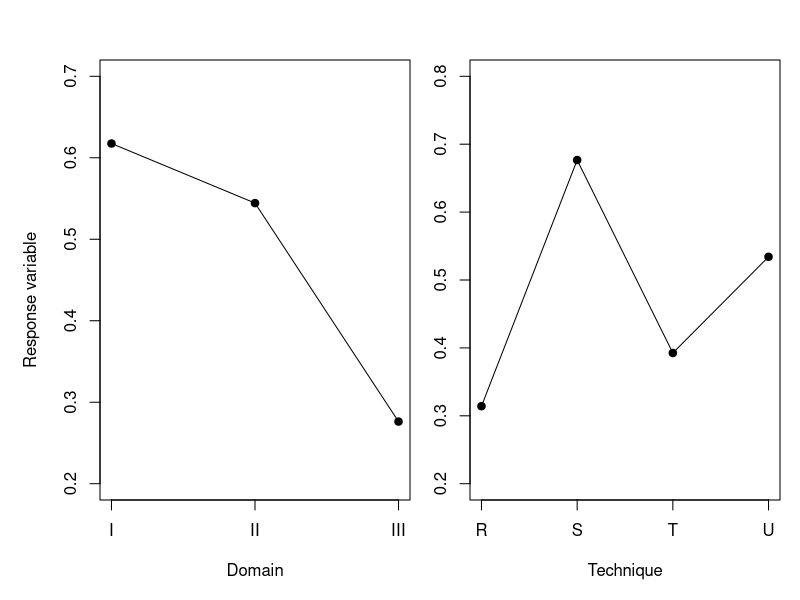
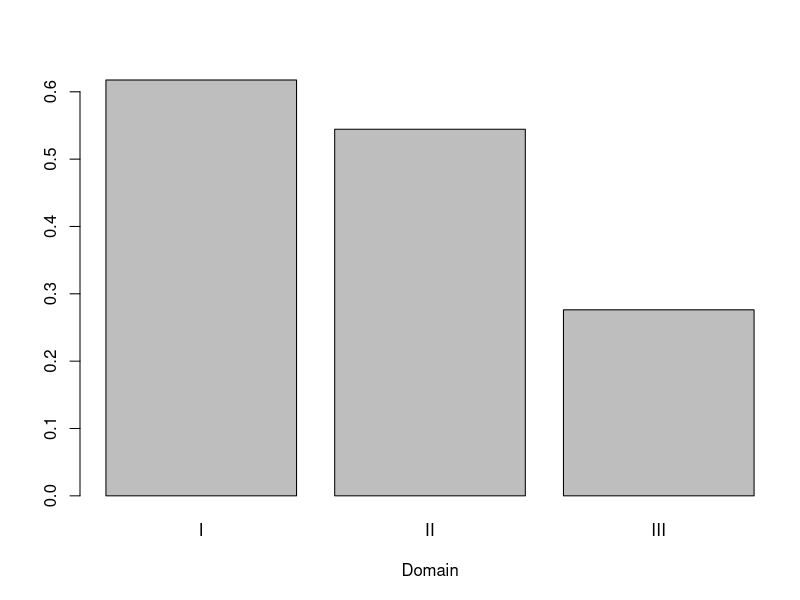
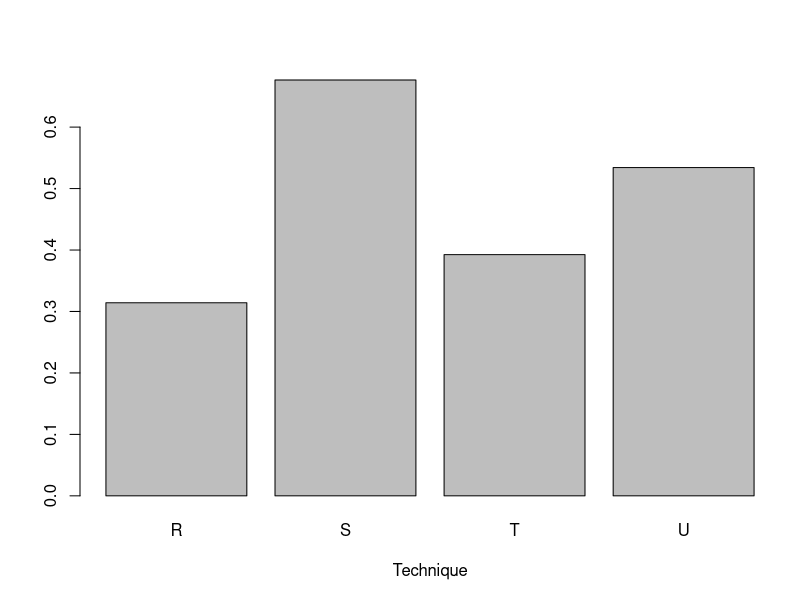
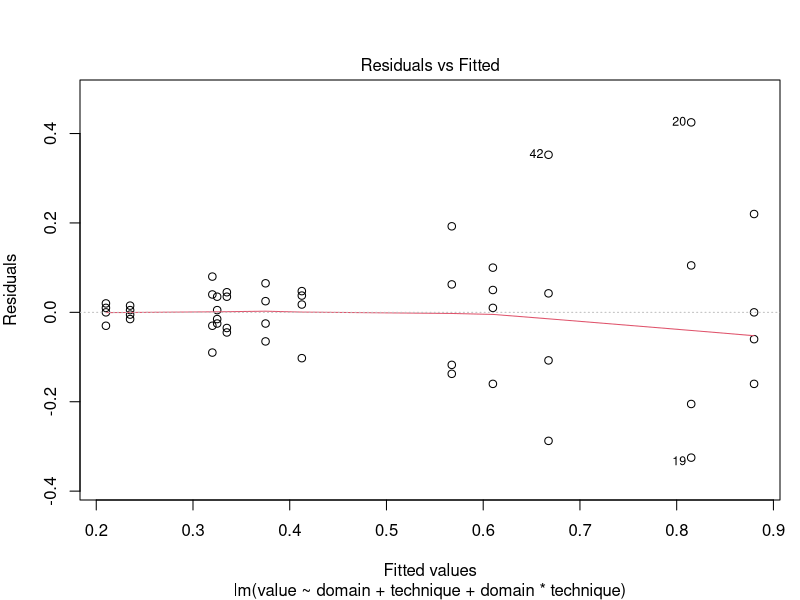
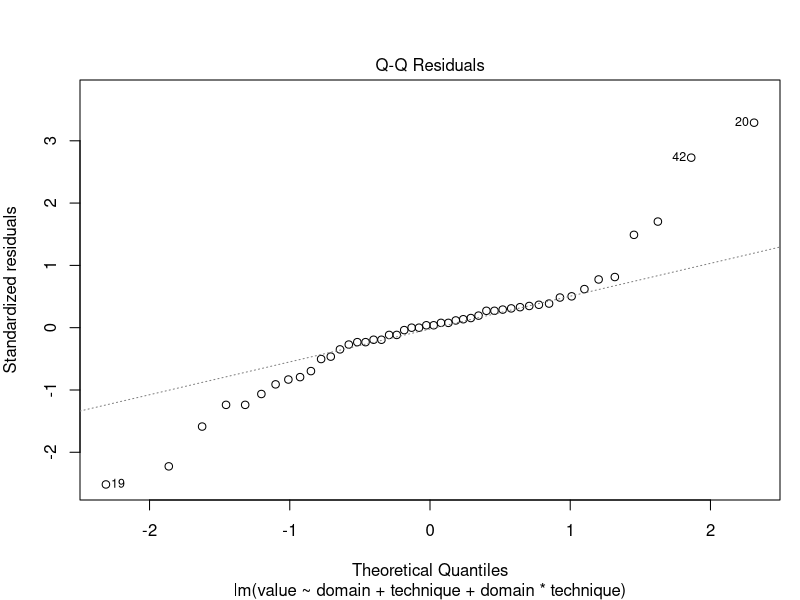
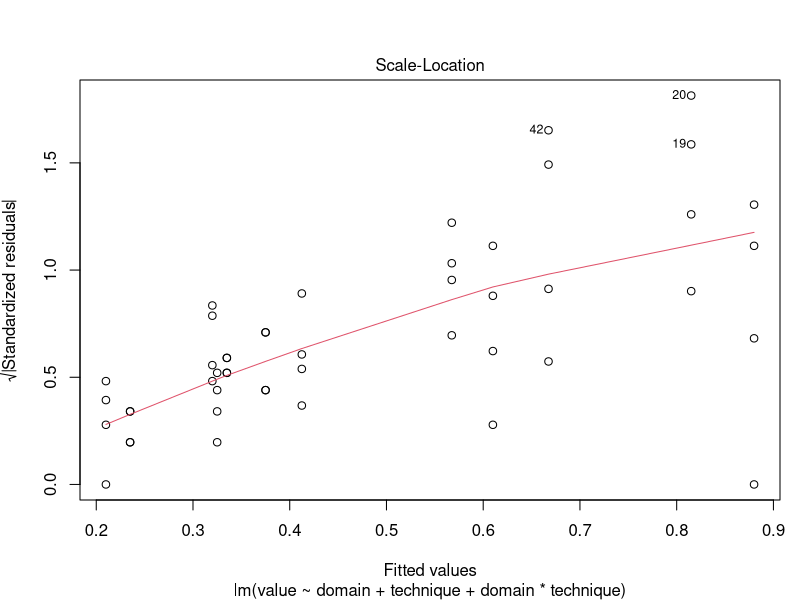
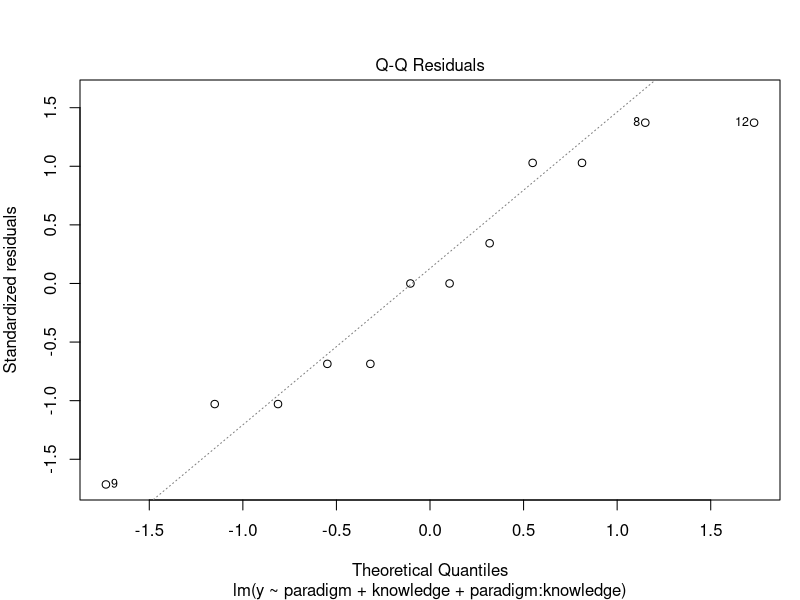
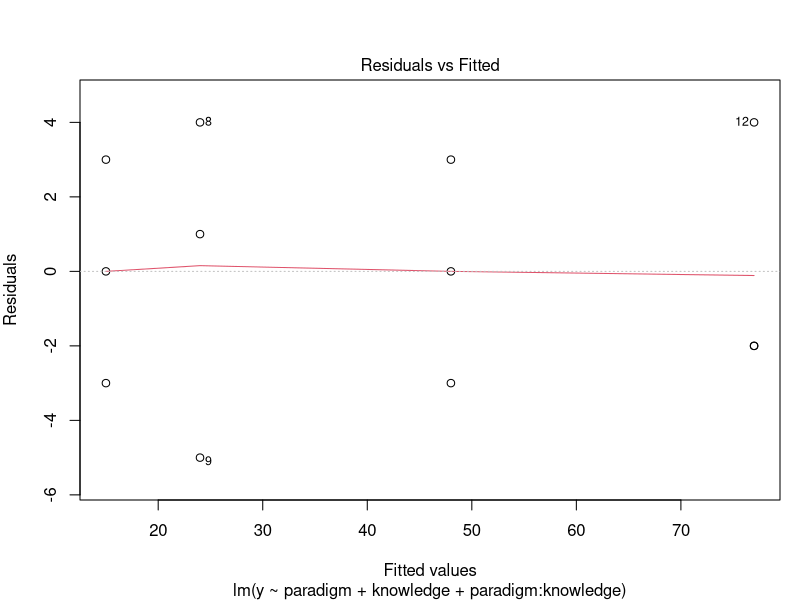

Reproduce these figures in R, in order. (Note: this script raises an error after producing the figures.)
####################
#### CHAPTER 10 ####
####################

##########
## 10.2 ##
##########

(factorial <- data.frame(technique = rep(c("R", "S", "T", "U"), each = 12),
                        domain = rep(c("I", "II", "III"), each = 4, times = 4),
                        value = c(0.31, 0.45, 0.46, 0.43,   0.36, 0.29, 0.40, 0.23,   0.22, 0.21, 0.18, 0.23,
                                  0.82, 1.10, 0.88, 0.72,   0.92, 0.61, 0.49, 1.24,   0.30, 0.37, 0.38, 0.29,
                                  0.43, 0.45, 0.63, 0.76,   0.44, 0.35, 0.31, 0.40,   0.23, 0.25, 0.24, 0.22,
                                  0.45, 0.71, 0.66, 0.62,   0.56, 1.02, 0.71, 0.38,   0.30, 0.36, 0.31, 0.33)))

#############################################
# 10.2.1 Identifying the Mathematical Model #
#############################################

model1 <- lm(value ~ domain + technique + domain*technique, data = factorial)
summary(model1)

## How to interpret model summary output:
## The estimate for the first row in the model summary output is the estimated
# value of domain I, technique R. Notice it is the same value (except with more
# significant figures) as the value in the first row, first column of table 10.2
# in the book. Each subsequent row in this summary table is in reference to
# the baseline or 'Intercept' -- which is technique R, domain I. The second row,
# domainII, is the effect of using domain II on technique R. In this case, the estimate
# for domain II for technique R is 0.09250 LESS (because negative) than the estimated
# value for domain I, technique R. To get the actual estimate for domain II,
# technique R, add the second model coefficient to the first:
coefficients(model1)[1] + coefficients(model1)[2]

# To get the estimated value for domian III, technique R, add the third model
# coefficient to the baseline:
coefficients(model1)[1] + coefficients(model1)[3]

# The fourth row in the model summary output is 'techniqueS', which is the
# effect of technique S on domain I (remember domain I is part of the
# baseline condition):
coefficients(model1)[1] + coefficients(model1)[4]

# Domain I, technique T:
coefficients(model1)[1] + coefficients(model1)[5]

# Domain I, technique U:
coefficients(model1)[1] + coefficients(model1)[6]

# In order to change both the domain AND the technique from the baseline,
# we have to start adding multiple lines to the baseline. To calculate the
# estimated value for domain II, technique S, we add coefficient 4 to change
# technique R to technique S and then we add the 7th line, which is the alteration
# to change domain I to domain II for technique S:
coefficients(model1)[1] + coefficients(model1)[4] + coefficients(model1)[7]

# Domain III, technique S:
coefficients(model1)[1] + coefficients(model1)[4] + coefficients(model1)[8]

# Domain II, technique T:
coefficients(model1)[1] + coefficients(model1)[5] + coefficients(model1)[9]

# Domain III, technique T:
coefficients(model1)[1] + coefficients(model1)[5] + coefficients(model1)[10]

# Domain II, technique U:
coefficients(model1)[1] + coefficients(model1)[6] + coefficients(model1)[11]

# Domain III, technique U:
coefficients(model1)[1] + coefficients(model1)[6] + coefficients(model1)[12]

#############################################################
# 10.2.2 Calculating the Variation in the Response Variable #
#############################################################
anova(model1)

## In the anova table output, the Sum Sq value for domain (row 1, column 2)
# is SSA in the book. Sum Sq value for technique (row2, column 2) is SSB.
# Sum Sq for domain:technique is SSAB, and the last row, Residuals is SSE.
# SST can be found by add all Sum Sq:
(sst <- sum(anova(model1)$"Sum Sq"))

## Percentage varitions in response due to each factor and foactor interactions:
# Domain
anova(model1)$"Sum Sq"[1]/sst * 100

# Technique
anova(model1)$"Sum Sq"[2]/sst * 100

# Domain:Technique
anova(model1)$"Sum Sq"[3]/sst * 100

# Error
anova(model1)$"Sum Sq"[4]/sst * 100


####################################################################################
# 10.2.3 Statistical Significance of the Variation Due to Factors and Interactions #
####################################################################################
anova(model1)

## See statistical significance in the last column ('Pr(>F)') of the anova table

#################################################################
# 10.2.4 Recommendations on the Best Alternative of Each Factor #
#################################################################

## PLOTTING

dImean <- mean(subset(factorial, domain == "I")$value)
dIImean <- mean(subset(factorial, domain == "II")$value)
dIIImean <- mean(subset(factorial, domain == "III")$value)

tRmean <- mean(subset(factorial, technique == "R")$value)
tSmean <- mean(subset(factorial, technique == "S")$value)
tTmean <- mean(subset(factorial, technique == "T")$value)
tUmean <- mean(subset(factorial, technique == "U")$value)


## Figure 10.1 ##
par(mfrow = c(1,2), mar = c(5,2,3,1), oma = c(0,3,0,0))
plot(y = c(dImean, dIImean, dIIImean),
     x = c(1:3),
     type = "o",
     pch = 19,
     xlab = "Domain",
     xaxt = "n",
     ylim = c(0.2, 0.7))
axis(side = 1, at = c(1,2,3), labels = c("I", "II", "III"))
plot(y = c(tRmean, tSmean, tTmean, tUmean),
     x = c(1:4),
     type = "o",
     pch = 19,
     xlab = "Technique",
     xaxt = "n",
     ylim = c(0.2, 0.8))
axis(side = 1, at = c(1,2,3,4), labels = c("R", "S", "T", "U"))
mtext("Response variable", side = 2, outer = T, line = 1)
par(mfrow = c(1,1), mar = c(5,4,4,1), oma = c(0,0,0,0))

## Alternative:
## Use a barplot in R when looking at factors. This simplifies the plotting code:
# (The default plot in R is a scatterplot, which is meant for 2 numeric variables)
barplot(height = c(dImean, dIImean, dIIImean),
        names.arg = c("I", "II", "III"),
        xlab = "Domain")
barplot(height = c(tRmean, tSmean, tTmean, tUmean),
        names.arg = c("R", "S", "T", "U"),
        xlab = "Technique")

#################################
# 10.2.5 Testing Model Validity #
#################################

## Figure 10.2 ##
plot(model1, which = 1)

plot(model1, which = 2)

plot(model1, which = 3)

##########################################################################
## 10.3 ANALYSIS FOR FACTORIAL DESIGNS WITH TWO ALTERNATIVES PER FACTOR ##
##########################################################################

#############################################
# 10.3.1 Analysis for 2^2 Factorial Designs #
#############################################

factorial2 <- data.frame(paradigm = c(rep("new", times = 3),
                                      rep("oo",times = 3),
                                      rep("new", times = 3),
                                      rep("oo", times= 3)),
                         knowledge = c(rep("with",times = 6),
                                       rep("without", times = 6)),
                         y = c(15, 18, 12,
                               45, 48, 51,
                               25, 28, 19,
                               75, 75, 81))

## 10.3.1.1 Identification of Mathematical Model ##
model2 <- lm(y ~ paradigm + knowledge + paradigm:knowledge, data = factorial2)

## Looking at the summary and anova tables gives us the estimates,
# R-squared of the model, sums of squares, F-values, p-values, etc.
summary(model2)

anova(model2)

### THE BOOK METHOD ###

# The following code builds a new data table for this analysis using
# the information from table 10.7
factorial2.2 <- factorial2
names(factorial2.2) <- c("A", "B", "y")
factorial2.2$alternativeA <- c(rep(-1, times = 3), rep(1, times = 3), rep(-1, times = 3), rep(1, times = 3))
factorial2.2$alternativeB <- c(rep(-1, times = 6), rep(1, times = 6))
factorial2.2

# Substituting the values of the coefficients:

## First find the mean of each treatment replication to be used in the contrast equation:
(y1_bar <- mean(subset(factorial2.2, alternativeA == -1 & alternativeB == -1)$y))
(y2_bar <- mean(subset(factorial2.2, alternativeA == 1 & alternativeB == -1)$y))
(y3_bar <- mean(subset(factorial2.2, alternativeA == -1 & alternativeB == 1)$y))
(y4_bar <- mean(subset(factorial2.2, alternativeA == 1 & alternativeB == 1)$y))

factorial2.2$trtMean <- c(rep(y1_bar, times = 3),
                          rep(y2_bar, times = 3),
                          rep(y3_bar, times = 3),
                          rep(y4_bar, times = 3))


(C0 <- 1/4 * (y1_bar + y2_bar + y3_bar + y4_bar))
(CA <- 1/4 * (-y1_bar + y2_bar - y3_bar + y4_bar))
(CB <- 1/4 * (-y1_bar - y2_bar + y3_bar + y4_bar))
(CAB <- 1/4 * (y1_bar - y2_bar - y3_bar + y4_bar))

## Sign Table
sign <- data.frame(I = rep(1, times = 4),
                   A = c(-1, 1, -1, 1),
                   B = c(-1, -1, 1, 1),
                   AB = c(1, -1, -1, 1),
                   yBar = c(y1_bar, y2_bar, y3_bar, y4_bar))

# Total
sum(sign$I * sign$yBar)
sum(sign$A * sign$yBar)
sum(sign$B * sign$yBar)
sum(sign$AB * sign$yBar)

# Total/Divisor
sum(sign$I * sign$yBar)/(2^2)
sum(sign$A * sign$yBar)/((2^2)/2)
sum(sign$B * sign$yBar)/((2^2)/2)
sum(sign$AB * sign$yBar)/((2^2)/2)

# Regression Coefficients (Divide the treatment by 2):
(sum(sign$I * sign$yBar)/(2^2))
(sum(sign$A * sign$yBar)/((2^2)/2))/2
(sum(sign$B * sign$yBar)/((2^2)/2))/2
(sum(sign$AB * sign$yBar)/((2^2)/2))/2

## 10.3.1.2 Examining residuals to Validate the Model ##
factorial2.2$trtResid <- factorial2.2$y - factorial2.2$trtMean
factorial2.2

## 10.3.1.2.1 Testing for Normal Residual Distribution ##

# The following plot is the STANDARDIZED residuals plotted against the THEORHETICAL quantiles
plot(model2, which = 2)

## 10.3.1.2.2 Testing for Error Independence ##
plot(model2, which = 1)

## 10.3.1.2.3 Testing for Constant Error Variance ##
plot(model2, which = 1)

## 10.3.1.2.4 Testing for Model Additivity ##
max(factorial2.2$y)/min(factorial2.2$y)

### 10.3.1.3 Calculation of the Variation in the Response Variable Due to ###
################# Each Factor, Factor Interactions and Errors ###############

(sst <- sum(anova(model2)$"Sum Sq"))

## Percentage varitions in response due to each factor and factor interactions:
# Paradigm (Factor A)
(ssa <- anova(model2)$"Sum Sq"[1]/sst) * 100

# Knowledge (Facot B)
(ssb <- anova(model2)$"Sum Sq"[2]/sst) * 100

# Paradigm:Knowledge (Factor AB)
(ssab <- anova(model2)$"Sum Sq"[3]/sst) * 100

# Error
(sse <- anova(model2)$"Sum Sq"[4]/sst) * 100

### 10.3.1.4 Calculation of the Statistical Significance of the ###
#### Variation Due to Each Factor and Factor Interactions #########

## last column in anova table shows the p-values:
anova(model2)

## SE(paradigm)
(mse <- sse/((2^2)*(3-1)))
r <- 3
k <- 2

sqrt((1/(3 *(2^(2-2)))) * mse)

sqrt((1/(3*2^(2-2)))*anova(model2)$'Mean Sq'[1])

sqrt((1/(3*2^(2-2)))*anova(model2)$'Mean Sq'[2])

sqrt((1/(3*2^(2-2)))*anova(model2)$'Mean Sq'[3])

sqrt((1/(3*2^(2-2)))*anova(model2)$'Mean Sq'[4])

summary(model2)
confint(model2)

## Recommentations on the Best Alternative of Each Factor
plot(y~paradigm, data = factorial2)
plot(y~knowledge, data = factorial2)

plot(x = c(0,1),
     y = c(mean(subset(factorial2, knowledge == "with" & paradigm == "new")$y),
           mean(subset(factorial2, knowledge == "with" & paradigm == "oo")$y)),
     xlim = c(-0.2,1.2),
     ylim = c(12, 80),
     type = "o",
     xaxt = "n",
     ylab = "Response",
     xlab = "Paradigm")
lines(x = c(0,1),
      y = c(mean(subset(factorial2, knowledge == "without" & paradigm == "new")$y),
            mean(subset(factorial2, knowledge == "without" & paradigm == "oo")$y)),
      type = "o")
axis(1, at =c(0,1), labels = c("new", "oo"))

##############################################
## 10.3.2 Analysis for 2^k Factorial Design ##
##############################################

# *** Analysis using the sign table method as presented in the book
#     will not be demonstrated ***

factorial3 <- data.frame(strategy = rep(rep(c("gamma", "pi"), each = 2), times = 4),
                         size = rep(rep(c("large", "small"), each = 4), times = 2),
                         validationTime = rep(c("long", "short"), each = 8),
                         y = c(59, 61,
                               74, 70,
                               50, 58,
                               69, 67,
                               50, 54,
                               81, 85,
                               46, 44,
                               79, 81)
                         )

model3 <- lm(y ~ strategy*size*validationTime, data = factorial3)
##  By using '*' in the model statement above, R will include all
##  main effects & interactions

summary(model3)

## Note significance for strategy, size, and strategy:validationTime
anova(model3)

## The portion of of variation explained by each factor & its interactions:
(sst <- sum(anova(model3)$"Sum Sq"))

# Strategy
(ssa <- anova(model3)$"Sum Sq"[1]/sst) * 100

# Size
(ssb <- anova(model3)$"Sum Sq"[2]/sst) * 100

# Validation Time
(ssc <- anova(model3)$"Sum Sq"[3]/sst) * 100

# Strategy:Size
(ssab <- anova(model3)$"Sum Sq"[4]/sst) * 100

# Strategy:Validation Time
(ssac <- anova(model3)$"Sum Sq"[5]/sst) * 100

# Size:Validation Time
(ssbc <- anova(model3)$"Sum Sq"[6]/sst) * 100

# Strategy:Size:Validation Time
(ssabc <- anova(model3)$"Sum Sq"[7]/sst) * 100

# Error
(sse <- anova(model3)$"Sum Sq"[8]/sst) * 100

## Plots:
plot(y ~ strategy, data = factorial3)

plot(y ~ size, data = factorial3)

plot(y ~ validationTime, data = factorial3)

#### Figure 10.7 (a)
plot(x = c(rep(1, times = 8), rep (2, times=8)),
     y = c(subset(factorial3, strategy == "gamma")$y,
           subset(factorial3, strategy == "pi")$y),
     xlim = c(0.5, 2.5),
     ylim = c(40,90),
     xaxt = "n",
     xlab = "strategy",
     ylab = "response")
lines(x = c(1,2),
      y = c(mean(subset(factorial3, strategy == "gamma")$y),
            mean(subset(factorial3, strategy == "pi")$y)),
      type = "o",
      col = "violet",
      pch = 19)
axis(side = 1, at = c(1,2), labels = c("gamma", "pi"))

#### Figure 10.7 (b)
plot(x = c(rep(1, times = 8), rep (2, times=8)),
     y = c(subset(factorial3, size == "large")$y,
           subset(factorial3, size == "small")$y),
     xlim = c(0.5, 2.5),
     ylim = c(40,90),
     xaxt = "n",
     xlab = "size",
     ylab = "response")
lines(x = c(1,2),
      y = c(mean(subset(factorial3, size == "large")$y),
            mean(subset(factorial3, size == "small")$y)),
      type = "o",
      col = "red",
      pch = 19)
axis(side = 1, at = c(1,2), labels = c("large", "small"))

#### Figure 10.7 (c)
plot(x = c(rep(1, times = 4), rep (2, times = 4)),
     y = c(subset(factorial3, strategy == "gamma" & validationTime == "long")$y,
           subset(factorial3, strategy == "pi"& validationTime == "long")$y),
     xlim = c(0.5, 3),
     ylim = c(40,90),
     xaxt = "n",
     xlab = "strategy",
     ylab = "response",
     col = "forestgreen")
points(x = c(rep(1, times = 4), rep (2, times = 4)),
       y = c(subset(factorial3, strategy == "gamma" & validationTime == "short")$y,
       subset(factorial3, strategy == "pi"& validationTime == "short")$y),
       col = "dodgerblue")
lines(x = c(1,2),
      y = c(mean(subset(factorial3, strategy == "gamma" & validationTime == "long")$y),
            mean(subset(factorial3, strategy == "pi"& validationTime == "long")$y)),
      type = "o",
      col = "forestgreen",
      pch = 15)
lines(x = c(1,2),
      y = c(mean(subset(factorial3, strategy == "gamma" & validationTime == "short")$y),
            mean(subset(factorial3, strategy == "pi"& validationTime == "short")$y)),
      type = "o",
      col = "dodgerblue",
      pch = 15)
axis(side = 1, at = c(1,2), labels = c("gamma", "pi"))
text(2,
     mean(subset(factorial3, strategy == "pi"& validationTime == "short")$y),
     labels = "short validation time", col = "dodgerblue", pos = 4)
text(2,
     mean(subset(factorial3, strategy == "pi"& validationTime == "long")$y),
     labels = "long validation time", col = "forestgreen", pos = 4)

#############################################################
## 10.4 ANALYSIS FOR FACTORIAL DESIGNS WITHOUT REPLICATION ##
#############################################################

###################################################################
# 10.4.1 Determining the Significance of Factors and Interactions #
###################################################################
factorial4 <- data.frame(developers = rep(c("inhouse", "external"), times = 8),
                         processMaturity = rep(rep(c("high", "low"), each = 2), times = 4),
                         devExperience = rep(rep(c("inexperienced", "experienced"), each = 4), times = 2),
                         complexity = rep(c("difficult", "simple"), each = 8),
                         y = c(45, 71, 48, 65, 68, 60, 80, 65, 43, 100, 45, 104, 75, 86, 70, 96))

## I will show a proceedure similar to the one described in section 10.4.4
# First, look solely at main effects (i.e. no interaction terms in the model)
# determine which main effect doesn't have a large effect on y
model4 <- lm(y ~ developers + processMaturity + devExperience + complexity, data = factorial4)
summary(model4)
## As you can see in the model summary output, processMaturity (factor B) has a very high
#  p-value at 0.69! Thus, we can discount process maturity from a more saturated model which
#  includes interactions:
model4.2 <- lm(y ~ developers*devExperience*complexity, data = factorial4)
summary(model4.2)

plot(y ~ developers, data = factorial4)
plot(y ~ processMaturity, data = factorial4)
plot(y ~ devExperience, data = factorial4)
plot(y ~ complexity, data = factorial4)


###################################
## 10.5 HANDLING UNBALANCED DATA ##
###################################

###########################################
# 10.5.1 Proportional Data: A Simple Case #
###########################################

proportional <-  data.frame(experience = c(rep(">1yr", times = 10),
                                           rep("1yr", times = 5),
                                           rep("inexp", times = 5)),
                            inheretance = c(rep(c("3L", "2L"), each = 4), "1L", "1L",
                                            rep(c("3L", "2L"), each = 2), "1L",
                                            rep(c("3L", "2L"), each = 2), "1L"),
                            time = c(130, 155, 74, 180,
                                     34, 40, 80, 75,
                                     70, 58,
                                     159, 126,
                                     136, 115,
                                     45,
                                     138, 160,
                                     150, 139,
                                     96))

model5 <- lm(time ~ experience*inheretance, data = proportional)

anova(model5)
